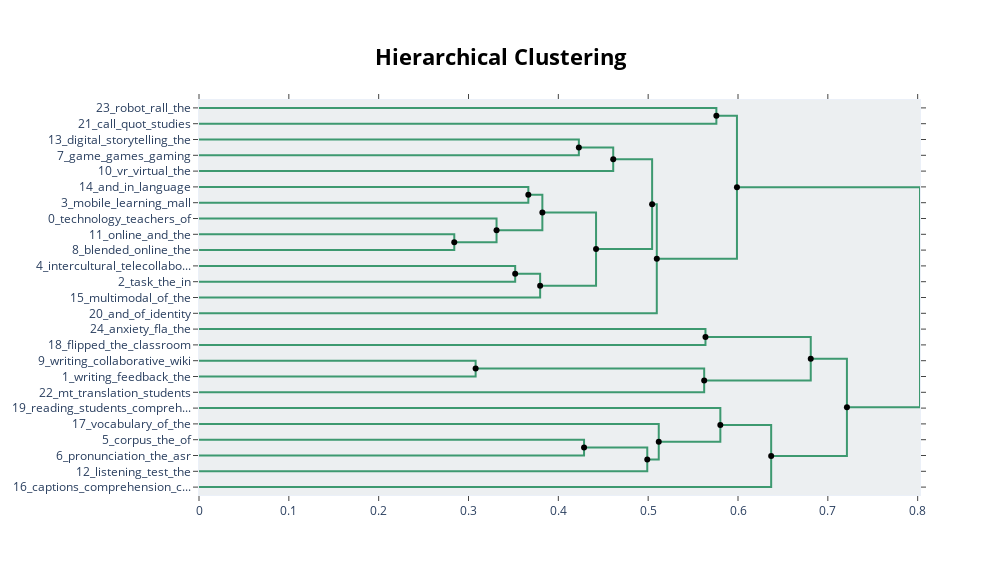

This figure's notebook cell:
### Code cell
hierarchical_topics = model.hierarchical_topics(docs)
model.visualize_hierarchy(hierarchical_topics=hierarchical_topics)

### Figure 1 — Plotly figure (JSON) as saved in the notebook; plotly's stock layout.template omitted (floating-point values rounded to 4 significant figures)
{"data": [{"hoverinfo": "text", "marker": {"color": "rgb(61,153,112)"}, "mode": "lines", "text": ["robot_rall_the_and_chatbots", "", "", "call_quot_studies_the_research"], "type": "scatter", "x": [0, 0.5759, 0.5759, 0], "xaxis": "x", "y": [-5, -5, -15, -15], "yaxis": "y"}, {"hoverinfo": "text", "marker": {"color": "rgb(61,153,112)"}, "mode": "lines", "text": ["digital_storytelling_the_and_in", "", "", "game_games_gaming_and_learning"], "type": "scatter", "x": [0, 0.4228, 0.4228, 0], "xaxis": "x", "y": [-25, -25, -35, -35], "yaxis": "y"}, {"hoverinfo": "text", "marker": {"color": "rgb(61,153,112)"}, "mode": "lines", "text": ["game_and_digital_the_of", "", "", "vr_virtual_the_and_of"], "type": "scatter", "x": [0.4228, 0.4611, 0.4611, 0], "xaxis": "x", "y": [-30, -30, -45, -45], "yaxis": "y"}, {"hoverinfo": "text", "marker": {"color": "rgb(61,153,112)"}, "mode": "lines", "text": ["and_in_language_social_of", "", "", "mobile_learning_mall_the_of"], "type": "scatter", "x": [0, 0.3666, 0.3666, 0], "xaxis": "x", "y": [-55, -55, -65, -65], "yaxis": "y"}, {"hoverinfo": "text", "marker": {"color": "rgb(61,153,112)"}, "mode": "lines", "text": ["online_and_the_for_to", "", "", "blended_online_the_learning_of"], "type": "scatter", "x": [0, 0.2842, 0.2842, 0], "xaxis": "x", "y": [-85, -85, -95, -95], "yaxis": "y"}, {"hoverinfo": "text", "marker": {"color": "rgb(61,153,112)"}, "mode": "lines", "text": ["technology_teachers_of_the_and", "", "", "online_the_and_of_to"], "type": "scatter", "x": [0, 0.3312, 0.3312, 0.2842], "xaxis": "x", "y": [-75, -75, -90, -90], "yaxis": "y"}, {"hoverinfo": "text", "marker": {"color": "rgb(61,153,112)"}, "mode": "lines", "text": ["mobile_learning_the_of_and", "", "", "of_the_and_teachers_to"], "type": "scatter", "x": [0.3666, 0.3822, 0.3822, 0.3312], "xaxis": "x", "y": [-60, -60, -82.5, -82.5], "yaxis": "y"}, {"hoverinfo": "text", "marker": {"color": "rgb(61,153,112)"}, "mode": "lines", "text": ["intercultural_telecollaboration_and_the_of", "", "", "task_the_in_and_of"], "type": "scatter", "x": [0, 0.352, 0.352, 0], "xaxis": "x", "y": [-105, -105, -115, -115], "yaxis": "y"}, {"hoverinfo": "text", "marker": {"color": "rgb(61,153,112)"}, "mode": "lines", "text": ["the_and_of_in_to", "", "", "multimodal_of_the_and_in"], "type": "scatter", "x": [0.352, 0.3797, 0.3797, 0], "xaxis": "x", "y": [-110, -110, -125, -125], "yaxis": "y"}, {"hoverinfo": "text", "marker": {"color": "rgb(61,153,112)"}, "mode": "lines", "text": ["the_of_and_learning_to", "", "", "the_and_of_in_to"], "type": "scatter", "x": [0.3822, 0.442, 0.442, 0.3797], "xaxis": "x", "y": [-71.25, -71.25, -117.5, -117.5], "yaxis": "y"}, {"hoverinfo": "text", "marker": {"color": "rgb(61,153,112)"}, "mode": "lines", "text": ["the_and_game_of_in", "", "", "the_and_of_in_to"], "type": "scatter", "x": [0.4611, 0.5044, 0.5044, 0.442], "xaxis": "x", "y": [-37.5, -37.5, -94.38, -94.38], "yaxis": "y"}, {"hoverinfo": "text", "marker": {"color": "rgb(61,153,112)"}, "mode": "lines", "text": ["the_and_of_in_to", "", "", "and_of_identity_in_the"], "type": "scatter", "x": [0.5044, 0.5096, 0.5096, 0], "xaxis": "x", "y": [-65.94, -65.94, -135, -135], "yaxis": "y"}, {"hoverinfo": "text", "marker": {"color": "rgb(61,153,112)"}, "mode": "lines", "text": ["call_quot_robot_the_and", "", "", "the_and_of_in_to"], "type": "scatter", "x": [0.5759, 0.5988, 0.5988, 0.5096], "xaxis": "x", "y": [-10, -10, -100.5, -100.5], "yaxis": "y"}, {"hoverinfo": "text", "marker": {"color": "rgb(61,153,112)"}, "mode": "lines", "text": ["anxiety_fla_the_and_foreign", "", "", "flipped_the_classroom_in_and"], "type": "scatter", "x": [0, 0.5638, 0.5638, 0], "xaxis": "x", "y": [-145, -145, -155, -155], "yaxis": "y"}, {"hoverinfo": "text", "marker": {"color": "rgb(61,153,112)"}, "mode": "lines", "text": ["writing_collaborative_wiki_the_and", "", "", "writing_feedback_the_and_of"], "type": "scatter", "x": [0, 0.3079, 0.3079, 0], "xaxis": "x", "y": [-165, -165, -175, -175], "yaxis": "y"}, {"hoverinfo": "text", "marker": {"color": "rgb(61,153,112)"}, "mode": "lines", "text": ["writing_the_feedback_and_of", "", "", "mt_translation_students_machine_texts"], "type": "scatter", "x": [0.3079, 0.5624, 0.5624, 0], "xaxis": "x", "y": [-170, -170, -185, -185], "yaxis": "y"}, {"hoverinfo": "text", "marker": {"color": "rgb(61,153,112)"}, "mode": "lines", "text": ["flipped_the_anxiety_and_in", "", "", "writing_the_feedback_and_of"], "type": "scatter", "x": [0.5638, 0.681, 0.681, 0.5624], "xaxis": "x", "y": [-150, -150, -177.5, -177.5], "yaxis": "y"}, {"hoverinfo": "text", "marker": {"color": "rgb(61,153,112)"}, "mode": "lines", "text": ["corpus_the_of_ddl_corpora", "", "", "pronunciation_the_asr_of_and"], "type": "scatter", "x": [0, 0.4286, 0.4286, 0], "xaxis": "x", "y": [-215, -215, -225, -225], "yaxis": "y"}, {"hoverinfo": "text", "marker": {"color": "rgb(61,153,112)"}, "mode": "lines", "text": ["corpus_the_of_and_to", "", "", "listening_test_the_of_to"], "type": "scatter", "x": [0.4286, 0.499, 0.499, 0], "xaxis": "x", "y": [-220, -220, -235, -235], "yaxis": "y"}, {"hoverinfo": "text", "marker": {"color": "rgb(61,153,112)"}, "mode": "lines", "text": ["vocabulary_of_the_and_to", "", "", "the_of_corpus_and_to"], "type": "scatter", "x": [0, 0.5118, 0.5118, 0.499], "xaxis": "x", "y": [-205, -205, -227.5, -227.5], "yaxis": "y"}, {"hoverinfo": "text", "marker": {"color": "rgb(61,153,112)"}, "mode": "lines", "text": ["reading_students_comprehension_the_and", "", "", "the_of_and_to_corpus"], "type": "scatter", "x": [0, 0.5803, 0.5803, 0.5118], "xaxis": "x", "y": [-195, -195, -216.2, -216.2], "yaxis": "y"}, {"hoverinfo": "text", "marker": {"color": "rgb(61,153,112)"}, "mode": "lines", "text": ["the_of_and_to_in", "", "", "captions_comprehension_captioning_caption_full"], "type": "scatter", "x": [0.5803, 0.6369, 0.6369, 0], "xaxis": "x", "y": [-205.6, -205.6, -245, -245], "yaxis": "y"}, {"hoverinfo": "text", "marker": {"color": "rgb(61,153,112)"}, "mode": "lines", "text": ["writing_the_and_in_of", "", "", "the_of_and_to_in"], "type": "scatter", "x": [0.681, 0.7212, 0.7212, 0.6369], "xaxis": "x", "y": [-163.8, -163.8, -225.3, -225.3], "yaxis": "y"}, {"hoverinfo": "text", "marker": {"color": "rgb(61,153,112)"}, "mode": "lines", "text": ["the_and_of_in_to", "", "", "the_of_and_to_in"], "type": "scatter", "x": [0.5988, 0.8026, 0.8026, 0.7212], "xaxis": "x", "y": [-55.23, -55.23, -194.5, -194.5], "yaxis": "y"}, {"hoverinfo": "text", "hovertext": ["game_and_digital_the_of", "mobile_learning_the_of_and", "the_and_of_in_to", "the_of_and_learning_to", "the_and_game_of_in", "the_and_of_in_to", "call_quot_robot_the_and", "writing_the_feedback_and_of", "flipped_the_anxiety_and_in", "corpus_the_of_and_to", "the_of_and_to_in", "writing_the_and_in_of", "the_and_of_in_to"], "marker": {"color": "black"}, "mode": "markers", "showlegend": false, "type": "scatter", "x": [0.4228, 0.3666, 0.352, 0.3822, 0.4611, 0.5044, 0.5759, 0.3079, 0.5638, 0.4286, 0.5803, 0.681, 0.5988], "y": [-30, -60, -110, -71.25, -37.5, -65.94, -10, -170, -150, -220, -205.6, -163.8, -55.23]}, {"hoverinfo": "text", "hovertext": ["online_the_and_of_to", "of_the_and_teachers_to", "the_and_of_in_to", "the_and_of_in_to", "the_and_of_in_to", "writing_the_feedback_and_of", "the_of_corpus_and_to", "the_of_and_to_corpus", "the_of_and_to_in", "the_of_and_to_in"], "marker": {"color": "black"}, "mode": "markers", "showlegend": false, "type": "scatter", "x": [0.2842, 0.3312, 0.3797, 0.442, 0.5096, 0.5624, 0.499, 0.5118, 0.6369, 0.7212], "y": [-90, -82.5, -117.5, -94.38, -100.5, -177.5, -227.5, -216.2, -225.3, -194.5]}], "layout": {"autosize": false, "height": 575, "hoverlabel": {"bgcolor": "white", "font": {"family": "Rockwell", "size": 16}}, "hovermode": "closest", "plot_bgcolor": "#ECEFF1", "showlegend": false, "title": {"font": {"color": "Black", "size": 22}, "text": "<b>Hierarchical Clustering</b>", "x": 0.5, "xanchor": "center", "yanchor": "top"}, "width": 1000, "xaxis": {"mirror": "allticks", "rangemode": "tozero", "showgrid": false, "showline": true, "showticklabels": true, "ticks": "outside", "type": "linear", "zeroline": false}, "yaxis": {"mirror": "allticks", "range": [-250, 0], "rangemode": "tozero", "showgrid": false, "showline": true, "showticklabels": true, "tickmode": "array", "ticks": "outside", "ticktext": ["23_robot_rall_the", "21_call_quot_studies", "13_digital_storytelling_the", "7_game_games_gaming", "10_vr_virtual_the", "14_and_in_language", "3_mobile_learning_mall", "0_technology_teachers_of", "11_online_and_the", "8_blended_online_the", "4_intercultural_telecollabo...", "2_task_the_in", "15_multimodal_of_the", "20_and_of_identity", "24_anxiety_fla_the", "18_flipped_the_classroom", "9_writing_collaborative_wiki", "1_writing_feedback_the", "22_mt_translation_students", "19_reading_students_compreh...", "17_vocabulary_of_the", "5_corpus_the_of", "6_pronunciation_the_asr", "12_listening_test_the", "16_captions_comprehension_c..."], "tickvals": [-5, -15, -25, -35, -45, -55, -65, -75, -85, -95, -105, -115, -125, -135, -145, -155, -165, -175, -185, -195, -205, -215, -225, -235, -245], "type": "linear", "zeroline": false}}}
